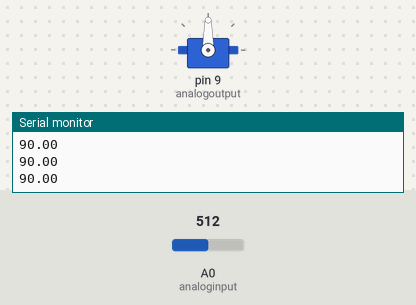
This sketch was run on a simulated Arduino Uno, built with avr-gcc and run on an emulated ATmega328P. Shown: servo, the last lines printed to the serial monitor. The test bench sets the inputs (shaded band); at power-on: A0 (analoginput) = 512.

Above: at 1.2 s.
1.3 s: A0 (analoginput) set to 716
At 1.7 s:
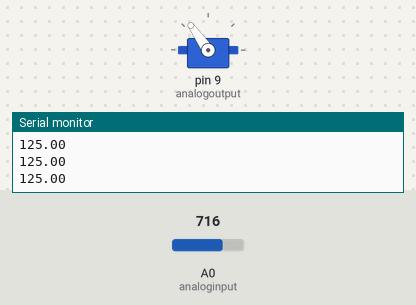
2.8 s: A0 (analoginput) set to 900
At 3.2 s:
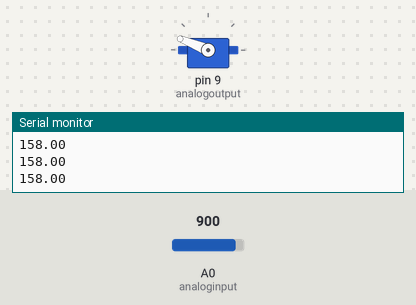
4.3 s: A0 (analoginput) set to 1023
At 4.8 s:
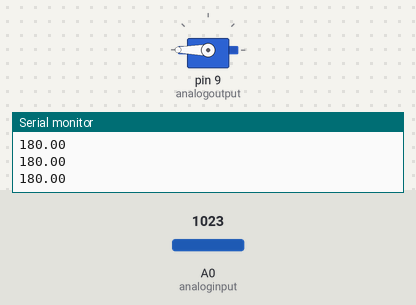
5.8 s: A0 (analoginput) set to 306
At 6.3 s:
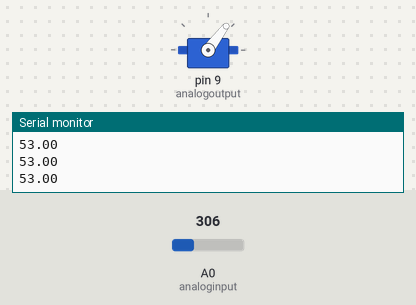
7.3 s: A0 (analoginput) set to 122
At 7.8 s:
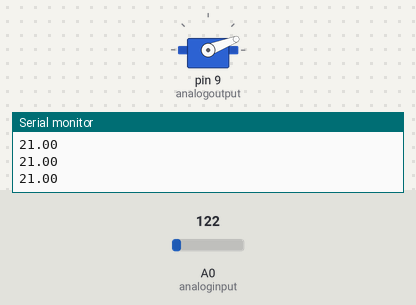
8.8 s: A0 (analoginput) set to 0
At 9.3 s:
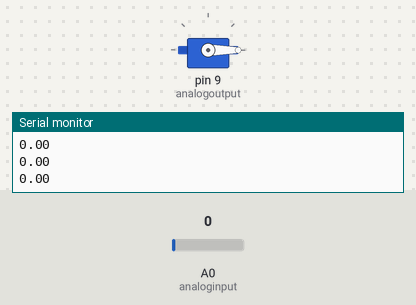
Timing chart, 0 to 11.3 s (numbered marks = the images above; inputs shaded):
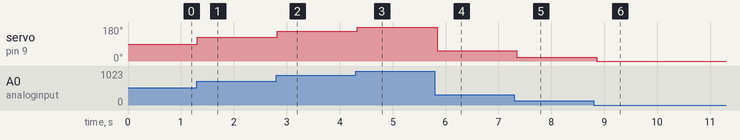

The sketch:

Servo_library_example.ino
```cpp
#include "Servo.h"

Servo myservo;

const int analoginput = A0;
const int analogoutput = 9;
double value = 0;

void setup() {
  Serial.begin(9600);
  myservo.attach(analogoutput);
}

void loop() {
  value = analogRead(analoginput);
  value = map(value,0,1023,0,180);
  Serial.println(value);
  myservo.write(value);
  delay(100);

}
```

Measured:
- after the input at 1.3 s, servo on pin 9 (analogoutput): 90° → 125° at once
- after the input at 2.8 s, servo on pin 9 (analogoutput): 125° → 158° at once
- after the input at 4.3 s, servo on pin 9 (analogoutput): 158° → 180° at once
- after the input at 5.8 s, servo on pin 9 (analogoutput): 180° → 53° at once
- after the input at 7.3 s, servo on pin 9 (analogoutput): 53° → 21° after 0.05 s
- after the input at 8.8 s, servo on pin 9 (analogoutput): 21° → 0° after 0.06 s
